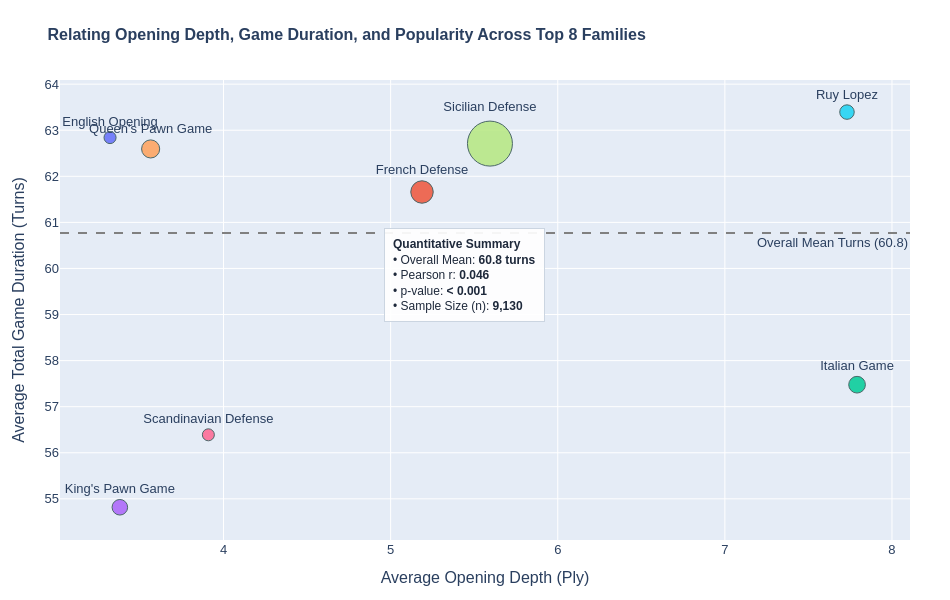

Here is the notebook cell this chart was saved with:
### Markdown cell above
## 2.1.2. Bubble Chart

**Details of the code**

This codes builds an interactive bubble chart to analyze the relationship between three variables across the top 8 chess opening families:

1. **Average Opening Depth (Ply)** on the X-axis.
2. **Average Total Game Duration (Turns)** on the Y-axis.
3. **Game Popularity / Volume of an opening family** represented by bubble size.

Following are the steps performed:

1. **Data Filtering & Aggregation:** Isolates the top 8 opening families and calculates their average opening ply, average game turns, and total game counts. It also scales the game counts to determine the bubble sizes.
2. **Statistical Calculation:** Computes the dataset-wide mean turns and runs a **Pearson correlation test** (`stats.pearsonr`) between opening depth and game duration.
3. **Chart Construction:** Generates custom scatter bubbles for each opening family, complete with text labels above the markers and detailed hover tooltips.
4. **Reference Line & Annotation Box:** Adds a horizontal dashed line for the overall mean turns baseline and injects a formatted Quantitative
Summary box pointing to key metrics (sample size, overall mean, and Pearson $r$).
6. **Layout Styling:** Sets custom dimensions, clean fonts, titles, and margins for a polished visualization.

### Code cell
import plotly.graph_objects as go
import pandas as pd
import scipy.stats as stats

# 1. Filter for top 8 opening families
top_families = chess['opening_family'].value_counts().head(8).index
filtered_chess = chess[chess['opening_family'].isin(top_families)]

# 2. Group by opening family 
family_rel = filtered_chess.groupby('opening_family').agg(
    mean_ply=('opening_ply', 'mean'),
    mean_turns=('turns', 'mean'),
    game_count=('turns', 'count')
).reset_index()

# Normalize bubble sizes 
min_cnt = family_rel['game_count'].min()
max_cnt = family_rel['game_count'].max()
family_rel['bubble_size'] = 12 + (family_rel['game_count'] - min_cnt) / (max_cnt - min_cnt + 1e-5) * 33

# 3. Overall statistics and correlation
overall_mean_turns = filtered_chess['turns'].mean()
total_games = len(filtered_chess)
corr_coef, p_val = stats.pearsonr(filtered_chess['opening_ply'], filtered_chess['turns'])

# 4. Create Figure using Graph Objects (guarantees unique colors & correct sizing)
fig = go.Figure()

colors = [
    '#636EFA', '#EF553B', '#00CC96', '#AB63FA', 
    '#FFA15A', '#19D3F3', '#FF6692', '#B6E880'
]

for i, row in family_rel.iterrows():
    fig.add_trace(go.Scatter(
        x=[row['mean_ply']],
        y=[row['mean_turns']],
        mode='markers+text',
        name=row['opening_family'],
        text=row['opening_family'],
        textposition='top center',
        marker=dict(
            size=row['bubble_size'],
            color=colors[i % len(colors)],
            opacity=0.85,
            line=dict(width=1, color='DarkSlateGrey')
        ),
        hovertemplate=(
            f"<b>{row['opening_family']}</b><br>"
            f"Average Opening Depth (Ply): {row['mean_ply']:.2f}<br>"
            f"Average Total Game Duration (Turns): {row['mean_turns']:.2f}<br>"
            f"Total Games Played: {row['game_count']:,}<extra></extra>"
        ),
        showlegend=False
    ))

# 5. Dataset-wide baseline
fig.add_hline(
    y=overall_mean_turns,
    line_dash="dash",
    line_color="gray",
    annotation_text=f"Overall Mean Turns ({overall_mean_turns:.1f})",
    annotation_position="bottom right"
)

# 6. Quantitative Summary Box 
stats_text = (
    f"<b>Quantitative Summary</b><br>"
    f"• Overall Mean: <b>{overall_mean_turns:.1f} turns</b><br>"
    f"• Pearson r: <b>{corr_coef:.3f}</b><br>"
    f"• p-value: <b>< 0.001</b><br>"
    f"• Sample Size (n): <b>{total_games:,}</b>"
)

fig.add_annotation(
    x=5.2, 
    y=59.0,
    xref="x", 
    yref="y",
    text=stats_text,
    showarrow=True,
    arrowhead=2,
    arrowsize=1,
    arrowwidth=1,
    arrowcolor="#666666",
    ax=40,
    ay=-40,
    font=dict(size=12, color="#1e293b"),
    align="left",
    bgcolor="rgba(255, 255, 255, 0.92)",
    bordercolor="#cbd5e1",
    borderwidth=1,
    borderpad=8
)

# 7. Layout adjustments 
fig.update_layout(
    title='<b>Relating Opening Depth, Game Duration, and Popularity Across Top 8 Families</b>',
    xaxis_title='Average Opening Depth (Ply)',
    yaxis_title='Average Total Game Duration (Turns)',
    width=950,
    height=600,
    font=dict(size=13, family="Arial"),
    title_font=dict(size=16),
    margin=dict(l=60, r=40, t=80, b=60)
)

fig.show()

### Figure 1 — Plotly figure (JSON) as saved in the notebook; plotly's stock layout.template omitted (floating-point values rounded to 4 significant figures)
{"data": [{"hovertemplate": "<b>English Opening</b><br>Average Opening Depth (Ply): 3.32<br>Average Total Game Duration (Turns): 62.84<br>Total Games Played: 720<extra></extra>", "marker": {"color": "#636EFA", "line": {"color": "DarkSlateGrey", "width": 1}, "opacity": 0.85, "size": 12.07}, "mode": "markers+text", "name": "English Opening", "showlegend": false, "text": "English Opening", "textposition": "top center", "type": "scatter", "x": [3.321], "y": [62.84]}, {"hovertemplate": "<b>French Defense</b><br>Average Opening Depth (Ply): 5.19<br>Average Total Game Duration (Turns): 61.66<br>Total Games Played: 1,306<extra></extra>", "marker": {"color": "#EF553B", "line": {"color": "DarkSlateGrey", "width": 1}, "opacity": 0.85, "size": 22.48}, "mode": "markers+text", "name": "French Defense", "showlegend": false, "text": "French Defense", "textposition": "top center", "type": "scatter", "x": [5.188], "y": [61.66]}, {"hovertemplate": "<b>Italian Game</b><br>Average Opening Depth (Ply): 7.79<br>Average Total Game Duration (Turns): 57.48<br>Total Games Played: 981<extra></extra>", "marker": {"color": "#00CC96", "line": {"color": "DarkSlateGrey", "width": 1}, "opacity": 0.85, "size": 16.71}, "mode": "markers+text", "name": "Italian Game", "showlegend": false, "text": "Italian Game", "textposition": "top center", "type": "scatter", "x": [7.791], "y": [57.48]}, {"hovertemplate": "<b>King's Pawn Game</b><br>Average Opening Depth (Ply): 3.38<br>Average Total Game Duration (Turns): 54.82<br>Total Games Played: 917<extra></extra>", "marker": {"color": "#AB63FA", "line": {"color": "DarkSlateGrey", "width": 1}, "opacity": 0.85, "size": 15.57}, "mode": "markers+text", "name": "King's Pawn Game", "showlegend": false, "text": "King's Pawn Game", "textposition": "top center", "type": "scatter", "x": [3.379], "y": [54.82]}, {"hovertemplate": "<b>Queen's Pawn Game</b><br>Average Opening Depth (Ply): 3.56<br>Average Total Game Duration (Turns): 62.59<br>Total Games Played: 1,059<extra></extra>", "marker": {"color": "#FFA15A", "line": {"color": "DarkSlateGrey", "width": 1}, "opacity": 0.85, "size": 18.1}, "mode": "markers+text", "name": "Queen's Pawn Game", "showlegend": false, "text": "Queen's Pawn Game", "textposition": "top center", "type": "scatter", "x": [3.564], "y": [62.59]}, {"hovertemplate": "<b>Ruy Lopez</b><br>Average Opening Depth (Ply): 7.73<br>Average Total Game Duration (Turns): 63.39<br>Total Games Played: 858<extra></extra>", "marker": {"color": "#19D3F3", "line": {"color": "DarkSlateGrey", "width": 1}, "opacity": 0.85, "size": 14.52}, "mode": "markers+text", "name": "Ruy Lopez", "showlegend": false, "text": "Ruy Lopez", "textposition": "top center", "type": "scatter", "x": [7.731], "y": [63.39]}, {"hovertemplate": "<b>Scandinavian Defense</b><br>Average Opening Depth (Ply): 3.91<br>Average Total Game Duration (Turns): 56.39<br>Total Games Played: 716<extra></extra>", "marker": {"color": "#FF6692", "line": {"color": "DarkSlateGrey", "width": 1}, "opacity": 0.85, "size": 12}, "mode": "markers+text", "name": "Scandinavian Defense", "showlegend": false, "text": "Scandinavian Defense", "textposition": "top center", "type": "scatter", "x": [3.909], "y": [56.39]}, {"hovertemplate": "<b>Sicilian Defense</b><br>Average Opening Depth (Ply): 5.59<br>Average Total Game Duration (Turns): 62.71<br>Total Games Played: 2,573<extra></extra>", "marker": {"color": "#B6E880", "line": {"color": "DarkSlateGrey", "width": 1}, "opacity": 0.85, "size": 45.0}, "mode": "markers+text", "name": "Sicilian Defense", "showlegend": false, "text": "Sicilian Defense", "textposition": "top center", "type": "scatter", "x": [5.594], "y": [62.71]}], "layout": {"annotations": [{"showarrow": false, "text": "Overall Mean Turns (60.8)", "x": 1, "xanchor": "right", "xref": "x domain", "y": 60.77, "yanchor": "top", "yref": "y"}, {"align": "left", "arrowcolor": "#666666", "arrowhead": 2, "arrowsize": 1, "arrowwidth": 1, "ax": 40, "ay": -40, "bgcolor": "rgba(255, 255, 255, 0.92)", "bordercolor": "#cbd5e1", "borderpad": 8, "borderwidth": 1, "font": {"color": "#1e293b", "size": 12}, "showarrow": true, "text": "<b>Quantitative Summary</b><br>• Overall Mean: <b>60.8 turns</b><br>• Pearson r: <b>0.046</b><br>• p-value: <b>< 0.001</b><br>• Sample Size (n): <b>9,130</b>", "x": 5.2, "xref": "x", "y": 59, "yref": "y"}], "font": {"family": "Arial", "size": 13}, "height": 600, "margin": {"b": 60, "l": 60, "r": 40, "t": 80}, "shapes": [{"line": {"color": "gray", "dash": "dash"}, "type": "line", "x0": 0, "x1": 1, "xref": "x domain", "y0": 60.77, "y1": 60.77, "yref": "y"}], "title": {"font": {"size": 16}, "text": "<b>Relating Opening Depth, Game Duration, and Popularity Across Top 8 Families</b>"}, "width": 950, "xaxis": {"title": {"text": "Average Opening Depth (Ply)"}}, "yaxis": {"title": {"text": "Average Total Game Duration (Turns)"}}}}
